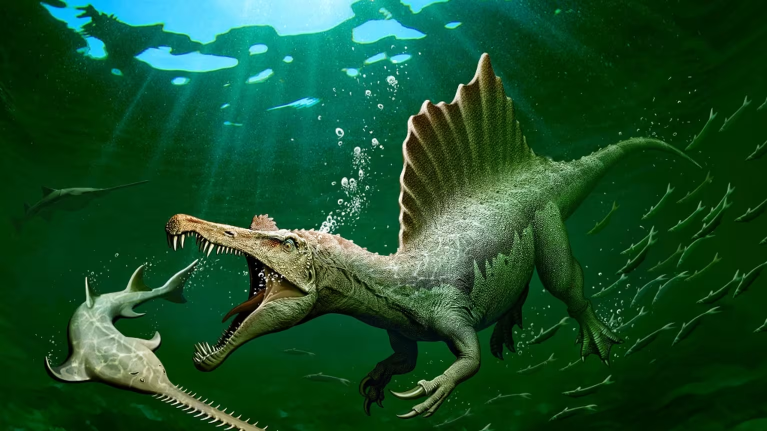
#> input picture image_processing/dinosarus.png, 1534 x 862 px (shown at 1/2 size)
$ python crop.py --image ./dinosarus.png
#> lines starting #> are read from the running program, lines starting #| are printed output that depends on the picture
import numpy as np
import argparse
import cv2
import imutils

ap = argparse.ArgumentParser()
ap.add_argument("-i", "--image", required=True, help="Path to the image")
args = vars(ap.parse_args())

image = cv2.imread(args["image"])
#> image is the input picture: shape (862, 1534, 3); mean B, G, R 42.6, 78.1, 24.7
cv2.imshow("Original", image)
cv2.waitKey(0)

cropped = image[30:120, 240:335]
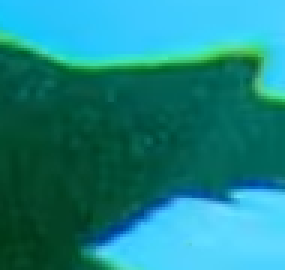
#> cropped: shape (90, 95, 3) (shown 3 times larger); mean B, G, R 134.8, 133.5, 27.4
cv2.imshow("Cropped", cropped)
cv2.waitKey(0)

# python crop.py --image ./dinosarus.png
